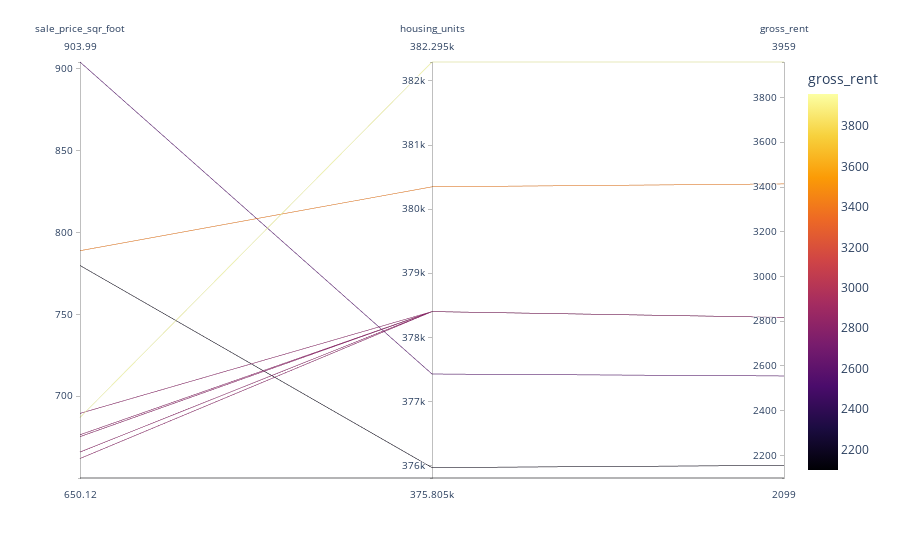

Source (notebook cell):
### Code cell
# Parallel Coordinates Plot
px.parallel_coordinates(
    top_10_neighborhood,
    dimensions=['neighborhood', 'sale_price_sqr_foot', 'housing_units', 'gross_rent'],
    color_continuous_scale=px.colors.sequential.Inferno,
    color='gross_rent'
)

### Figure 1 — Plotly figure (JSON) as saved in the notebook; plotly's stock layout.template omitted (floating-point values rounded to 4 significant figures)
{"data": [{"dimensions": [{"label": "sale_price_sqr_foot", "values": [904.0, 788.8, 779.8, 689.6, 687.1, 676.5, 675.4, 666.0, 662.0, 650.1]}, {"label": "housing_units", "values": [377400.0, 380348, 376000.0, 378401, 382295, 378401, 378401, 378401, 378401, 375805]}, {"label": "gross_rent", "values": [2555.0, 3414, 2155.0, 2817.0, 3959, 2817.0, 2817.0, 2817.0, 2817.0, 2099]}], "domain": {"x": [0, 1], "y": [0, 1]}, "line": {"color": [2555.0, 3414, 2155.0, 2817.0, 3959, 2817.0, 2817.0, 2817.0, 2817.0, 2099], "coloraxis": "coloraxis"}, "name": "", "type": "parcoords"}], "layout": {"coloraxis": {"colorbar": {"title": {"text": "gross_rent"}}, "colorscale": [[0, "#000004"], [0.1111, "#1b0c41"], [0.2222, "#4a0c6b"], [0.3333, "#781c6d"], [0.4444, "#a52c60"], [0.5556, "#cf4446"], [0.6667, "#ed6925"], [0.7778, "#fb9b06"], [0.8889, "#f7d13d"], [1, "#fcffa4"]]}, "legend": {"tracegroupgap": 0}, "margin": {"t": 60}}}
